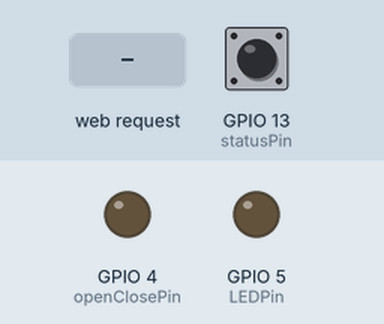
A sketch run on a simulated ESP8266 (NodeMCU). On the bench: output pins drawn as LEDs (lit = HIGH). The inputs (shaded band) are chosen by the test bench; at power-on: GPIO 13 (statusPin) HIGH. WiFi joins after 1.5 s; servers stay silent unless stated; what the sketch prints to the serial monitor is not drawn.

Above: at 4.6 s.
At 7.7 s:
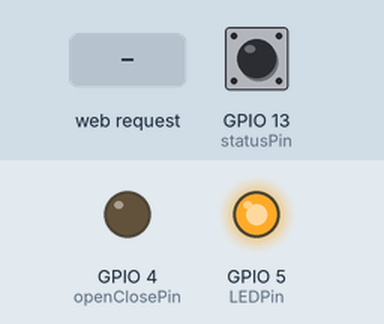
7.8 s: HTTP request GET /DOOR=CLOSE received
9.3 s: HTTP request GET /DOOR=OPEN received
Timing chart, 0 to 12.3 s (numbered marks = the images above; inputs shaded):
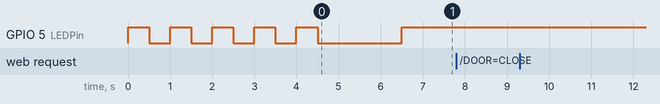

The sketch:

GarageDoorMon.ino
```cpp
#include <ESP8266WiFi.h>

//http://www.arduinesp.com/wifiwebserver

const char* ssid = "dlink942";
const char* password = "4166029277";

int LEDPin = 5;
int openClosePin = 4;
int statusPin = 13;

boolean DoorStateIsClosed = true;
unsigned long currentMillis = 0;
unsigned long DoorActionMillis = 0;        // will store last time the door was opened or closed
unsigned long DoorActionDuration = 20000;   //door takes this long to open / close
unsigned long DoorOpenMillis = 0;
unsigned long DoorOpenedTime = 0;
unsigned long DoorClosedMillis = 0;
unsigned long DoorClosedTime = 0;

WiFiServer server(80);

void setup() {
  int i;
  Serial.begin(115200);
  pinMode(openClosePin, OUTPUT);
  pinMode(LEDPin, OUTPUT);
  pinMode(statusPin, INPUT);

  for (i = 0; i < 10; i++) {
    if (digitalRead(LEDPin)) digitalWrite(LEDPin, LOW);
    else digitalWrite(LEDPin, HIGH);
    delay(500);
  }

  // Connect to WiFi network
  Serial.println();
  Serial.println();
  Serial.print("Connecting to ");
  Serial.println(ssid);

  WiFi.begin(ssid, password);

  while (WiFi.status() != WL_CONNECTED) {
    delay(500);
    Serial.print(".");
  }
  Serial.println("");
  Serial.println("WiFi connected");

  // Start the server
  server.begin();
  Serial.println("Server started");

  // Print the IP address
  Serial.print("Use this URL to connect: ");
  Serial.print("http://");
  Serial.print(WiFi.localIP());
  Serial.println("/");
  digitalWrite(LEDPin, HIGH);

  IsDoorClosed();
}

void loop() {
  // Check if a client has connected
  WiFiClient client = server.available();
  if (!client) {
    return;
  }

  // Wait until the client sends some data
  Serial.println("new client");
  int timeout;
  timeout = 500;
  while(!client.available()){
    delay(1);
    timeout--;
    if (timeout == 0) return;
  }

  // Read the first line of the request
  String request = client.readStringUntil('\r');
  Serial.println(request);
  client.flush();

  // Match the request

  if (request.indexOf("/DOOR=CLOSE") != -1)  {
    DoorAction(1);
  }
  if (request.indexOf("/DOOR=OPEN") != -1)  {
    DoorAction(0);
  }

  // Return the response
  client.print("HTTP/1.1 200 OK\n\
  Content-Type: text/html\n\n\
  <!DOCTYPE HTML>\n\
  <html>\n\
  DOOR=,");


  if(IsDoorClosed()) {

    currentMillis = millis();
    DoorClosedTime = currentMillis - DoorClosedMillis;
    DoorClosedTime = DoorClosedTime / 60000;          //this will be time in minutes
    client.print("CLOSED, Duration = ,");
    client.print(DoorClosedTime);
  }
  else {
    currentMillis = millis();
    DoorOpenedTime = currentMillis - DoorOpenMillis;
    DoorOpenedTime = DoorOpenedTime / 60000;          //this will be time in minutes
    client.print("OPEN, Duration = ,");
    client.print(DoorOpenedTime);
  }

  client.print(",<br><br>\n\
  Click <a href=\"/DOOR=OPEN\">here</a> Open the door.<br><br>\n\n\
  Click <a href=\"/DOOR=CLOSE\">here</a> Close the door.<br>\n");

  delay(1);
  Serial.println("Client disonnected");
  Serial.println("");

}


void  DoorAction(boolean CloseRequest) {
  currentMillis = millis();
  if (currentMillis - DoorActionMillis >= DoorActionDuration) {
    DoorActionMillis = currentMillis;

    if (CloseRequest && !IsDoorClosed()) {
      Serial.println("Closing door");
      SignalDoor();
    }
    else if (!CloseRequest && IsDoorClosed()) {
      Serial.println("Opening door");
      SignalDoor();
    }
    else {
      Serial.println("Door already in desired state");
    }
  }
  else {
    Serial.println("Unable to initiate door action.  Wait at least 20 seconds between action requests.");
  }
}

void  SignalDoor() {
  digitalWrite(openClosePin, HIGH);
  delay(500);
  digitalWrite(openClosePin, LOW);
}

boolean IsDoorClosed() {
  boolean NewDoorState;

  NewDoorState = digitalRead(statusPin);

  if (DoorStateIsClosed) {
    if (!NewDoorState) {
      //Door was closed and just became open
      DoorOpenMillis = millis();
    }
    else {
      //Door was closed and remains closed.
    }
  }
  else {
    if (NewDoorState) {
      //Door was open and just became closed
      DoorClosedMillis = millis();
    }
    else {
      //Door was open and remains open.
    }
  }
  return NewDoorState;
}
```

Measured:
- after the input at 7.8 s, every drawn part: stays the same
- after the input at 9.3 s, every drawn part: stays the same
